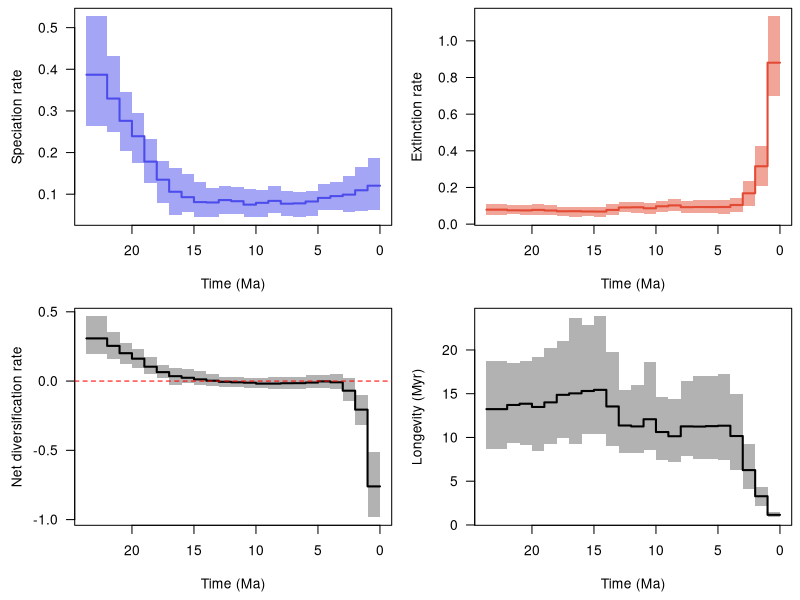

This figure's R source:
pdf(file='/home/torsten/Work/Software/PyRate/example_files/BDNN_examples/Carnivora/Advanced_examples/Example_output/Carnivora_occs_1_G_BDS_BDNN_16_8TVc_RTT.pdf', width = 9, height = 6, useDingbats = FALSE)

layout(matrix(1:4, ncol = 2, nrow = 2, byrow = TRUE))
par(las = 1, mar = c(4.5, 4.5, 0.5, 0.5))
time_vec=c(23.670092814507477, 22.00001,22.0,21.00001,21.0,20.00001,20.0,19.00001,19.0,18.00001,18.0,17.00001,17.0,16.00001,16.0,15.00001,15.0,14.00001,14.0,13.00001,13.0,12.00001,12.0,11.00001,11.0,10.00001,10.0,9.00001,9.0,8.00001,8.0,7.00001,7.0,6.00001,6.0,5.00001,5.0,4.00001,4.0,3.00001,3.0,2.00001,2.0,1.00001,1.0,0.0)
sp_mean=c(0.3869226270154533, 0.3869226270154533,0.32963108675125474,0.32963108675125474,0.2761955562421086,0.2761955562421086,0.23926319697197565,0.23926319697197565,0.17814851723255007,0.17814851723255007,0.13477650910005334,0.13477650910005334,0.10584507875547443,0.10584507875547443,0.09282264085062047,0.09282264085062047,0.08104664052419837,0.08104664052419837,0.08014308673157963,0.08014308673157963,0.08589928617422068,0.08589928617422068,0.08319724282721284,0.08319724282721284,0.07488133379206681,0.07488133379206681,0.07928704858308591,0.07928704858308591,0.08392493021319596,0.08392493021319596,0.07715197303886114,0.07715197303886114,0.0779313088922319,0.0779313088922319,0.08246411310697986,0.08246411310697986,0.09113177072742802,0.09113177072742802,0.09543164557334499,0.09543164557334499,0.09896357248767358,0.09896357248767358,0.10946023593471416,0.10946023593471416,0.12042962010260379,0.12042962010260379)
sp_lwr=c(0.2636297743491267, 0.2636297743491267,0.24976897453737795,0.24976897453737795,0.2047915213302633,0.2047915213302633,0.173802237790502,0.173802237790502,0.1272672527048946,0.1272672527048946,0.07960105829018183,0.07960105829018183,0.05082863009689941,0.05082863009689941,0.05814076558152846,0.05814076558152846,0.04582559595132178,0.04582559595132178,0.04473878179772819,0.04473878179772819,0.052528212664792406,0.052528212664792406,0.05249431541351371,0.05249431541351371,0.04521746812954379,0.04521746812954379,0.04459832730293479,0.04459832730293479,0.05427868886362826,0.05427868886362826,0.04673989643212582,0.04673989643212582,0.04531277137395796,0.04531277137395796,0.048403759742814086,0.048403759742814086,0.062122906010448065,0.062122906010448065,0.061159504724457685,0.061159504724457685,0.05731868806740464,0.05731868806740464,0.05864889027340218,0.05864889027340218,0.0616015281078566,0.0616015281078566)
sp_upr=c(0.52715940337399, 0.52715940337399,0.4308299335141586,0.4308299335141586,0.34585511038829375,0.34585511038829375,0.29609067719114335,0.29609067719114335,0.23300310033593996,0.23300310033593996,0.18071683616148193,0.18071683616148193,0.16357481080436764,0.16357481080436764,0.14895979617167093,0.14895979617167093,0.12836403688690198,0.12836403688690198,0.11461241165914728,0.11461241165914728,0.12011005664443473,0.12011005664443473,0.11638089922771615,0.11638089922771615,0.1118762285774092,0.1118762285774092,0.10905696788114994,0.10905696788114994,0.11905066692178853,0.11905066692178853,0.10712990969024334,0.10712990969024334,0.10572471697672264,0.10572471697672264,0.10751592456727899,0.10751592456727899,0.1255499310730717,0.1255499310730717,0.12850727882923307,0.12850727882923307,0.14381069881263508,0.14381069881263508,0.16570641574793238,0.16570641574793238,0.18690361473351483,0.18690361473351483)
ex_mean=c(0.07897133447589894, 0.07897133447589894,0.07557124892404277,0.07557124892404277,0.07495499432882215,0.07495499432882215,0.07757453956014851,0.07757453956014851,0.07438243237471023,0.07438243237471023,0.07025437251633676,0.07025437251633676,0.07055634997558742,0.07055634997558742,0.06884426461376442,0.06884426461376442,0.06858984289621797,0.06858984289621797,0.07771379139195572,0.07771379139195572,0.09118279077449577,0.09118279077449577,0.09202466157871786,0.09202466157871786,0.08656141302577483,0.08656141302577483,0.09748637510507928,0.09748637510507928,0.10218936119686181,0.10218936119686181,0.09269396863905936,0.09269396863905936,0.09318920967192099,0.09318920967192099,0.09313584150812404,0.09313584150812404,0.09345812229272249,0.09345812229272249,0.10435200392708989,0.10435200392708989,0.16832093658234143,0.16832093658234143,0.31574622806032077,0.31574622806032077,0.8806117132323494,0.8806117132323494)
ex_lwr=c(0.0493290876800323, 0.0493290876800323,0.05294933430008741,0.05294933430008741,0.05010294210013233,0.05010294210013233,0.04950595160466794,0.04950595160466794,0.04763776206449886,0.04763776206449886,0.04476525008461526,0.04476525008461526,0.03749562121694891,0.03749562121694891,0.041915703883464744,0.041915703883464744,0.041436033783609494,0.041436033783609494,0.048525813185270085,0.048525813185270085,0.06505296267556103,0.06505296267556103,0.06248524356294747,0.06248524356294747,0.053683894858027145,0.053683894858027145,0.06431889328903868,0.06431889328903868,0.06972175682587688,0.06972175682587688,0.05932360954476119,0.05932360954476119,0.05870757878612276,0.05870757878612276,0.05803120843858267,0.05803120843858267,0.055427030824101914,0.055427030824101914,0.06398404214696939,0.06398404214696939,0.10143078265033814,0.10143078265033814,0.21005784681452633,0.21005784681452633,0.6969567564373521,0.6969567564373521)
ex_upr=c(0.10953726773113098, 0.10953726773113098,0.10495825280441706,0.10495825280441706,0.10232042190251844,0.10232042190251844,0.10939929761739178,0.10939929761739178,0.10222389523388861,0.10222389523388861,0.09605607138884484,0.09605607138884484,0.0958740948038317,0.0958740948038317,0.09359340509281207,0.09359340509281207,0.0941840715641393,0.0941840715641393,0.10870571407811426,0.10870571407811426,0.12198138126025054,0.12198138126025054,0.12168480755281541,0.12168480755281541,0.11715596866851621,0.11715596866851621,0.12882184341045724,0.12882184341045724,0.13896897177169415,0.13896897177169415,0.12620624460433003,0.12620624460433003,0.13172404815512226,0.13172404815512226,0.12999059573263977,0.12999059573263977,0.12906110729881612,0.12906110729881612,0.14529623421841723,0.14529623421841723,0.2345306263759134,0.2345306263759134,0.42805615632519606,0.42805615632519606,1.1336699529541836,1.1336699529541836)
div_mean=c(0.3079512925395544, 0.3079512925395544,0.25405983782721187,0.25405983782721187,0.20124056191328654,0.20124056191328654,0.1616886574118271,0.1616886574118271,0.10376608485783977,0.10376608485783977,0.0645221365837167,0.0645221365837167,0.03528872877988704,0.03528872877988704,0.023978376236856076,0.023978376236856076,0.012456797627980395,0.012456797627980395,0.002429295339623901,0.002429295339623901,-0.005283504600275179,-0.005283504600275179,-0.008827418751504985,-0.008827418751504985,-0.011680079233707999,-0.011680079233707999,-0.018199326521993426,-0.018199326521993426,-0.018264430983665845,-0.018264430983665845,-0.01554199560019818,-0.01554199560019818,-0.015257900779689098,-0.015257900779689098,-0.01067172840114411,-0.01067172840114411,-0.00232635156529442,-0.00232635156529442,-0.008920358353744847,-0.008920358353744847,-0.0693573640946679,-0.0693573640946679,-0.20628599212560678,-0.20628599212560678,-0.7601820931297453,-0.7601820931297453)
div_lwr=c(0.19869993405488362, 0.19869993405488362,0.15746644480356128,0.15746644480356128,0.12067665855805275,0.12067665855805275,0.09506437686129007,0.09506437686129007,0.050801962345723095,0.050801962345723095,0.020324695207901658,0.020324695207901658,-0.026161534810222202,-0.026161534810222202,-0.01639517276118526,-0.01639517276118526,-0.025915411271981784,-0.025915411271981784,-0.035560047200495284,-0.035560047200495284,-0.040959897428976794,-0.040959897428976794,-0.04253206228153047,-0.04253206228153047,-0.04705548036815384,-0.04705548036815384,-0.0519627989667551,-0.0519627989667551,-0.057748682896801615,-0.057748682896801615,-0.056760220683738746,-0.056760220683738746,-0.0590285550892371,-0.0590285550892371,-0.050539066501146,-0.050539066501146,-0.05162831269189061,-0.05162831269189061,-0.058369357416533485,-0.058369357416533485,-0.14644574759904536,-0.14644574759904536,-0.3147104793688811,-0.3147104793688811,-0.983001185144862,-0.983001185144862)
div_upr=c(0.46723785671450047, 0.46723785671450047,0.35442828213661076,0.35442828213661076,0.2734582033740902,0.2734582033740902,0.22793411020438697,0.22793411020438697,0.17395099181467105,0.17395099181467105,0.11460025578306238,0.11460025578306238,0.093587642265147,0.093587642265147,0.08429811680282001,0.08429811680282001,0.07441674413480931,0.07441674413480931,0.05078301431251209,0.05078301431251209,0.03281761363000352,0.03281761363000352,0.02849129337310069,0.02849129337310069,0.025279453438159537,0.025279453438159537,0.02450605280107565,0.02450605280107565,0.02585939877690087,0.02585939877690087,0.026832643892384836,0.026832643892384836,0.02737618325715195,0.02737618325715195,0.04072411880742768,0.04072411880742768,0.04208463913783422,0.04208463913783422,0.0484138017712612,0.0484138017712612,0.01965062498109034,0.01965062498109034,-0.09882058844189781,-0.09882058844189781,-0.5123263380480014,-0.5123263380480014)
long_mean=c(13.237512862571805, 13.237512862571805,13.714328433765827,13.714328433765827,13.855335293056045,13.855335293056045,13.487168966720505,13.487168966720505,14.012757762458731,14.012757762458731,14.873157966610686,14.873157966610686,15.041505300414054,15.041505300414054,15.310862251504682,15.310862251504682,15.438792111291443,15.438792111291443,13.54240079656462,13.54240079656462,11.367357411232573,11.367357411232573,11.260000793556138,11.260000793556138,12.0848365428502,12.0848365428502,10.618097426843145,10.618097426843145,10.142043292716277,10.142043292716277,11.263864810361405,11.263864810361405,11.24626381832906,11.24626381832906,11.293731463119359,11.293731463119359,11.341872719478783,11.341872719478783,10.164820915963562,10.164820915963562,6.26917085702459,6.26917085702459,3.282431599302359,3.282431599302359,1.1550654147746382,1.1550654147746382)
long_lwr=c(8.704840134803055, 8.704840134803055,9.394817358096727,9.394817358096727,9.084249482409845,9.084249482409845,8.467107955540765,8.467107955540765,9.291524590775694,9.291524590775694,9.956055763821624,9.956055763821624,9.280274741318511,9.280274741318511,10.344159449699657,10.344159449699657,10.352501639726974,10.352501639726974,8.983498495965895,8.983498495965895,8.197972425533314,8.197972425533314,8.217952759353015,8.217952759353015,8.535629992778455,8.535629992778455,7.422473168759014,7.422473168759014,7.195850895715447,7.195850895715447,7.835497045788873,7.835497045788873,7.591628210684578,7.591628210684578,7.5428465324357985,7.5428465324357985,7.474001145182073,7.474001145182073,6.307323420175815,6.307323420175815,4.104275884840009,4.104275884840009,2.165628915611415,2.165628915611415,0.8795439979786411,0.8795439979786411)
long_upr=c(18.74904105215615, 18.74904105215615,18.5163369882123,18.5163369882123,18.739456764980496,18.739456764980496,19.19467680617603,19.19467680617603,20.176093867476162,20.176093867476162,21.01934673518467,21.01934673518467,23.683233566383397,23.683233566383397,22.87911251395183,22.87911251395183,23.842811377076117,23.842811377076117,19.741207327584117,19.741207327584117,15.372090045880078,15.372090045880078,16.003778540010053,16.003778540010053,18.627560512228257,18.627560512228257,14.57618941788052,14.57618941788052,14.342725219867884,14.342725219867884,16.490329951497326,16.490329951497326,17.033575914331166,17.033575914331166,16.998774652058668,16.998774652058668,17.219761552755475,17.219761552755475,14.943949253186316,14.943949253186316,9.19953787554192,9.19953787554192,4.375279898043098,4.375279898043098,1.4310419506673533,1.4310419506673533)
xlim = c(23.670092814507477, 0.0)
ylim = c(0.04459832730293479, 0.52715940337399)
not_NA = !is.na(sp_mean)
plot(time_vec[not_NA], sp_mean[not_NA], type = 'n', xlim = xlim, ylim = ylim, xlab = 'Time (Ma)', ylab = 'Speciation rate')
polygon(c(time_vec[not_NA], rev(time_vec[not_NA])), c(sp_lwr[not_NA], rev(sp_upr[not_NA])), col = adjustcolor('#4c4cec', alpha = 0.5), border = NA)
lines(time_vec[not_NA], sp_mean[not_NA], col = '#4c4cec', lwd = 2)
ylim = c(0.03749562121694891, 1.1336699529541836)
not_NA = !is.na(ex_mean)
plot(time_vec[not_NA], ex_mean[not_NA], type = 'n', xlim = xlim, ylim = ylim, xlab = 'Time (Ma)', ylab = 'Extinction rate')
polygon(c(time_vec[not_NA], rev(time_vec[not_NA])), c(ex_lwr[not_NA], rev(ex_upr[not_NA])), col = adjustcolor('#e34a33', alpha = 0.5), border = NA)
lines(time_vec[not_NA], ex_mean[not_NA], col = '#e34a33', lwd = 2)
ylim = c(-0.983001185144862, 0.46723785671450047)
not_NA = !is.na(div_mean)
plot(time_vec[not_NA], div_mean[not_NA], type = 'n', xlim = xlim, ylim = ylim, xlab = 'Time (Ma)', ylab = 'Net diversification rate')
polygon(c(time_vec[not_NA], rev(time_vec[not_NA])), c(div_lwr[not_NA], rev(div_upr[not_NA])), col = adjustcolor('black', alpha = 0.3), border = NA)
lines(time_vec[not_NA], div_mean[not_NA], col = 'black', lwd = 2)
abline(h = 0, col = 'red', lty = 2)
ylim = c(0.8795439979786411, 23.842811377076117)
not_NA = !is.na(long_mean)
plot(time_vec[not_NA], long_mean[not_NA], type = 'n', xlim = xlim, ylim = ylim, xlab = 'Time (Ma)', ylab = 'Longevity (Myr)')
polygon(c(time_vec[not_NA], rev(time_vec[not_NA])), c(long_lwr[not_NA], rev(long_upr[not_NA])), col = adjustcolor('black', alpha = 0.3), border = NA)
lines(time_vec[not_NA], long_mean[not_NA], col = 'black', lwd = 2)
dev.off()